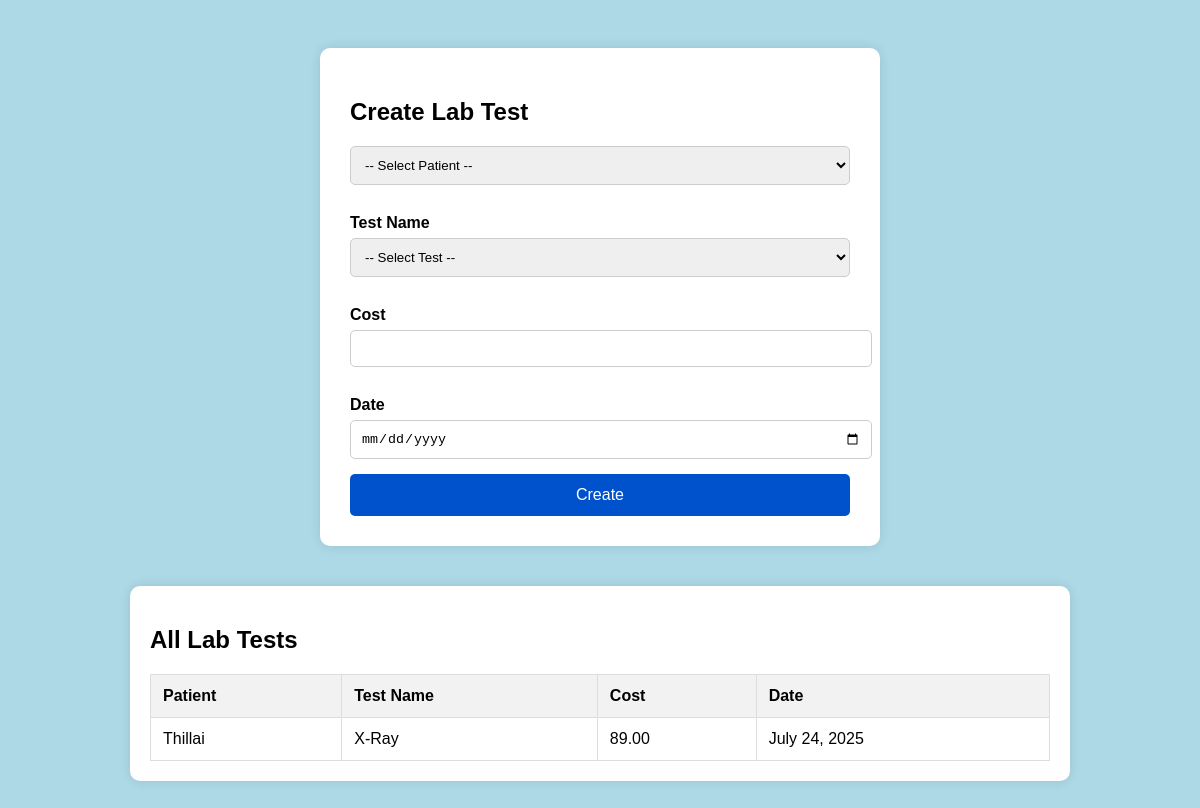
The app's page /lab/dashboard/, older data.
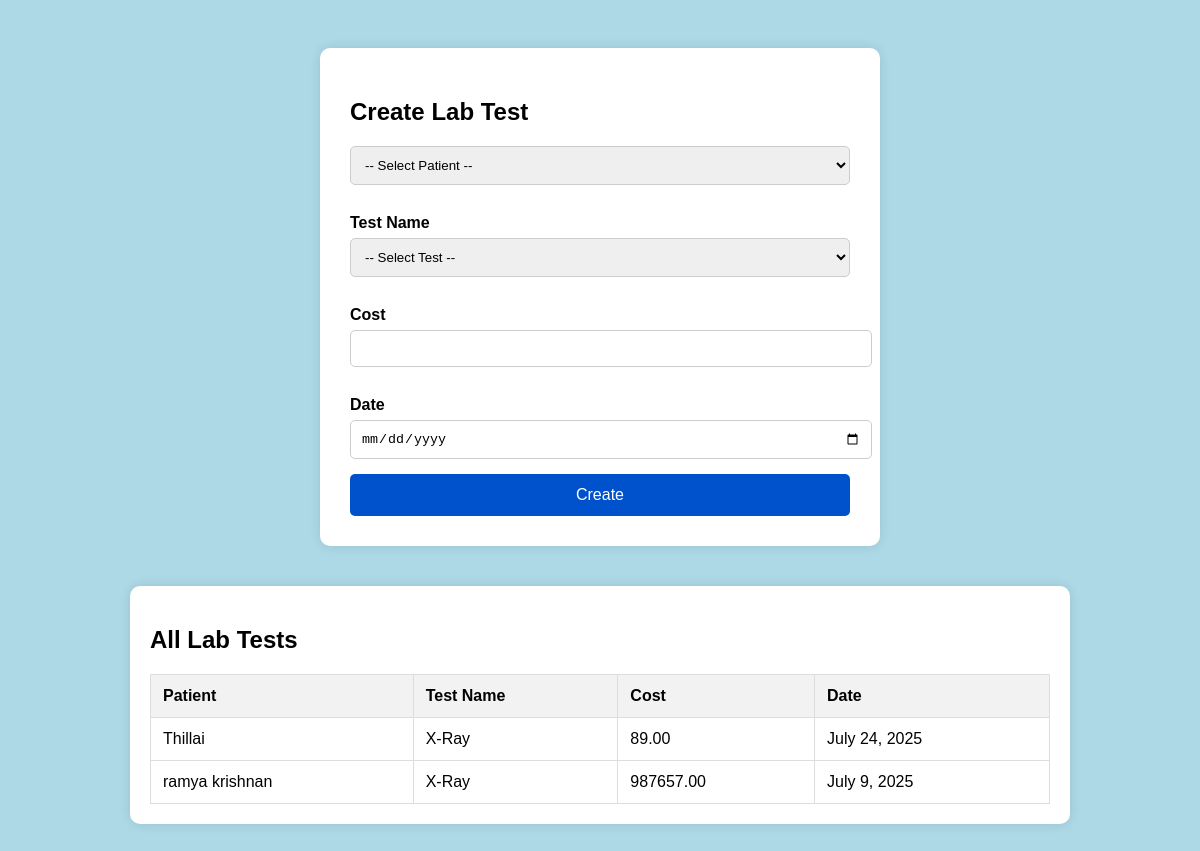
The same page, newer data.
### lab_test/models.py (models this page shows, shortened)
class LabTest(models.Model):
    TEST_CHOICES = [
        ('Blood Test', 'Blood Test'),
        ('X-Ray', 'X-Ray'),
        ('MRI', 'MRI'),
    ]
    patient = models.ForeignKey(Patient, on_delete=models.CASCADE)
    test_name = models.CharField(max_length=50, choices=TEST_CHOICES,null=True)
    cost = models.DecimalField(max_digits=10, decimal_places=2, default=0)
    date = models.DateField(default=datetime.date.today)

### patients/models.py (models this page shows, shortened)
class Patient(models.Model):
    user = models.OneToOneField(User, on_delete=models.CASCADE)
    full_name = models.CharField(max_length=100)
    address = models.TextField()
    dob = models.DateField()
    medical_history = models.TextField(blank=True)
    allergies = models.TextField(blank=True)
    emergency_contact_name = models.CharField(max_length=100, default='', blank=True)
    emergency_contact_number = models.CharField(max_length=15, default='', blank=True)
    qr_code = models.CharField(max_length=255, unique=True)

### lab_test/views.py (the view)
# urls.py: path('dashboard/', views.add_lab_test, name='add_lab_test'),  # ✅ change '' to 'dashboard/'
def add_lab_test(request):
    if request.method == 'POST':
        form = LabTestForm(request.POST)
        if form.is_valid():
            form.save()
            return redirect('add_lab_test')  # or redirect to a success page
    else:
        form = LabTestForm()
        patients= Patient.objects.all()  # Assuming you have a Patient model
    tests = LabTest.objects.order_by('-date')
    return render(request, 'lab.html', {
        'form': form,
        'tests': tests,
        'patients': patients
    })

### lab_test/forms.py
class LabTestForm(forms.ModelForm):
    class Meta:
        model = LabTest
        fields = ['patient', 'test_name', 'cost', 'date']
    def __init__(self, *args, **kwargs):
        super().__init__(*args, **kwargs)
        self.fields['patient'].queryset = Patient.objects.all()
        for field in self.fields.values():
            field.widget.attrs.update({
                'class': 'form-control',
                'style': 'margin-bottom: 15px; padding: 10px; width: 100%;'
            })

### templates/lab.html (shortened to what this page needs)
<!DOCTYPE html>
<html lang="en">
<head>
</head>
<body>
<div class="main-wrapper">
  <div class="container">
    <h2>Create Lab Test</h2>
    <form method="POST">
      <select name="patient" id="id_patient" required>
  <option value="">-- Select Patient --</option>
</select>
      <label for="id_test_name">Test Name</label>
      <select name="test_name" id="id_test_name" required>
        <option value="">-- Select Test --</option>
      </select>
      <label for="id_cost">Cost</label>
      <input type="number" step="0.01" name="cost" id="id_cost" required>
      <label for="id_date">Date</label>
      <input type="date" name="date" id="id_date" required>
      <button type="submit" class="btn">Create</button>
    </form>
  </div>
  <div class="table-container">
    <h2>All Lab Tests</h2>
    <table>
      <thead>
        <tr>
          <th>Patient</th>
          <th>Test Name</th>
          <th>Cost</th>
          <th>Date</th>
        </tr>
      </thead>
      <tbody>
        {% for test in tests %}
          <tr>
            <td>{{ test.patient.full_name }}</td>
            <td>{{ test.test_name }}</td>
            <td>{{ test.cost }}</td>
            <td>{{ test.date }}</td>
          </tr>
        {% endfor %}
      </tbody>
    </table>
  </div>
</div>
</body>
</html>

Row changes from the older to the newer data that the page shows:
added LabTest: patient.full_name "ramya krishnan", test_name "X-Ray", cost "987657.00", date "July 9, 2025"
